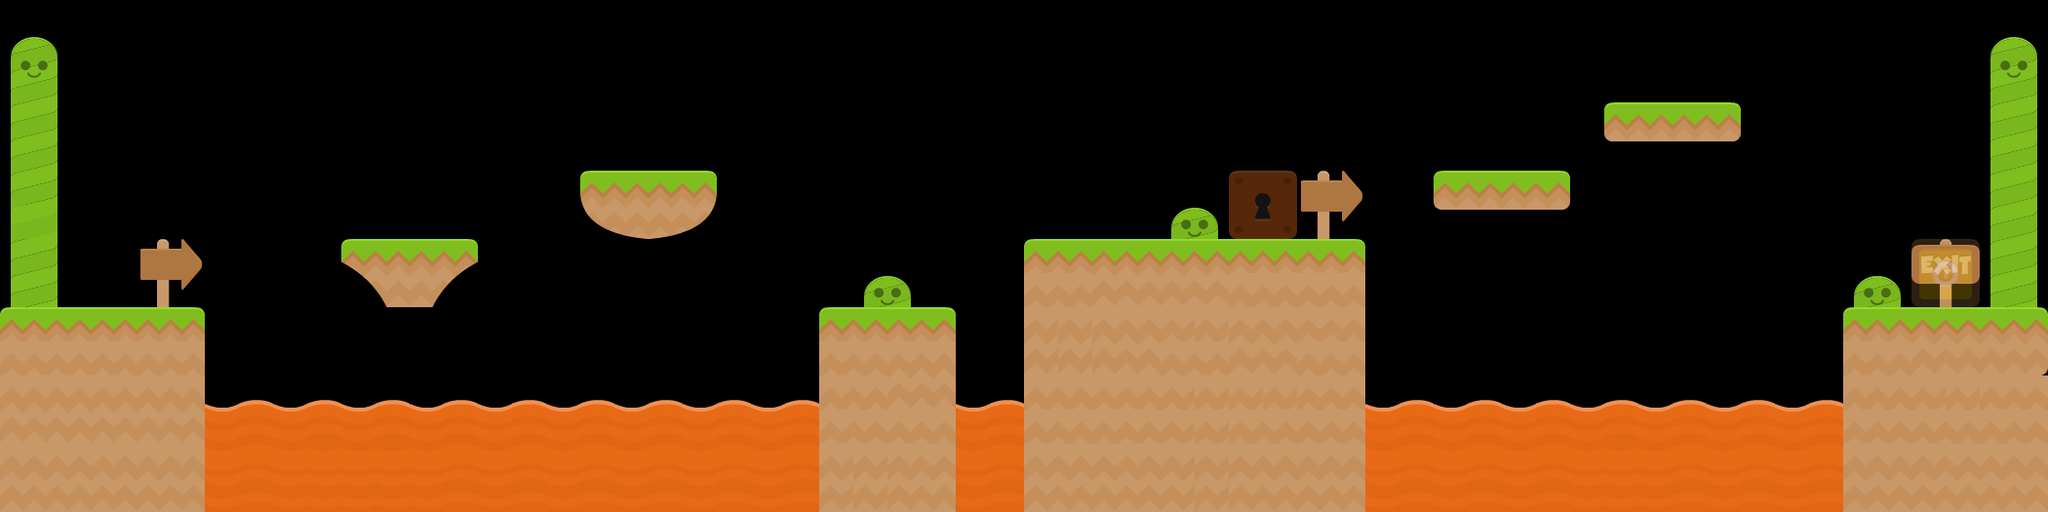

A 2D game scene composited from a Tiled map and its tileset images. What follows is a short description and the map's XML, with each tile layer's data collapsed to a summary:
An orthogonal 60x15 tile map with 35x35 px tiles, 5 tile layers (Background Images, Platforms, Ladders, Triggers, ...).

<map version="1.0" orientation="orthogonal" renderorder="right-down" width="60" height="15" tilewidth="35" tileheight="35" nextobjectid="1">
 <tileset firstgid="1" name="Platformer" tilewidth="70" tileheight="70" spacing="2" margin="2" tilecount="196" columns="14">
  <image source="tileset.png" width="1024" height="1024" />
 </tileset>
 <layer name="Background Images" width="60" height="15">
  <data>[900 cells, 43 non-empty, 5 distinct tile ids]</data>
 </layer>
 <layer name="Platforms" width="60" height="15">
  <data>[900 cells, 90 non-empty, 14 distinct tile ids]</data>
 </layer>
 <layer name="Ladders" width="60" height="15">
  <data>[900 cells, 0 non-empty, 0 distinct tile ids]</data>
 </layer>
 <layer name="Triggers" width="60" height="15" opacity="0.26">
  <data>[900 cells, 1 non-empty, 1 distinct tile ids]</data>
 </layer>
 <layer name="Enemies" width="60" height="15" opacity="0.37">
  <data>[900 cells, 1 non-empty, 1 distinct tile ids]</data>
 </layer>
</map>
